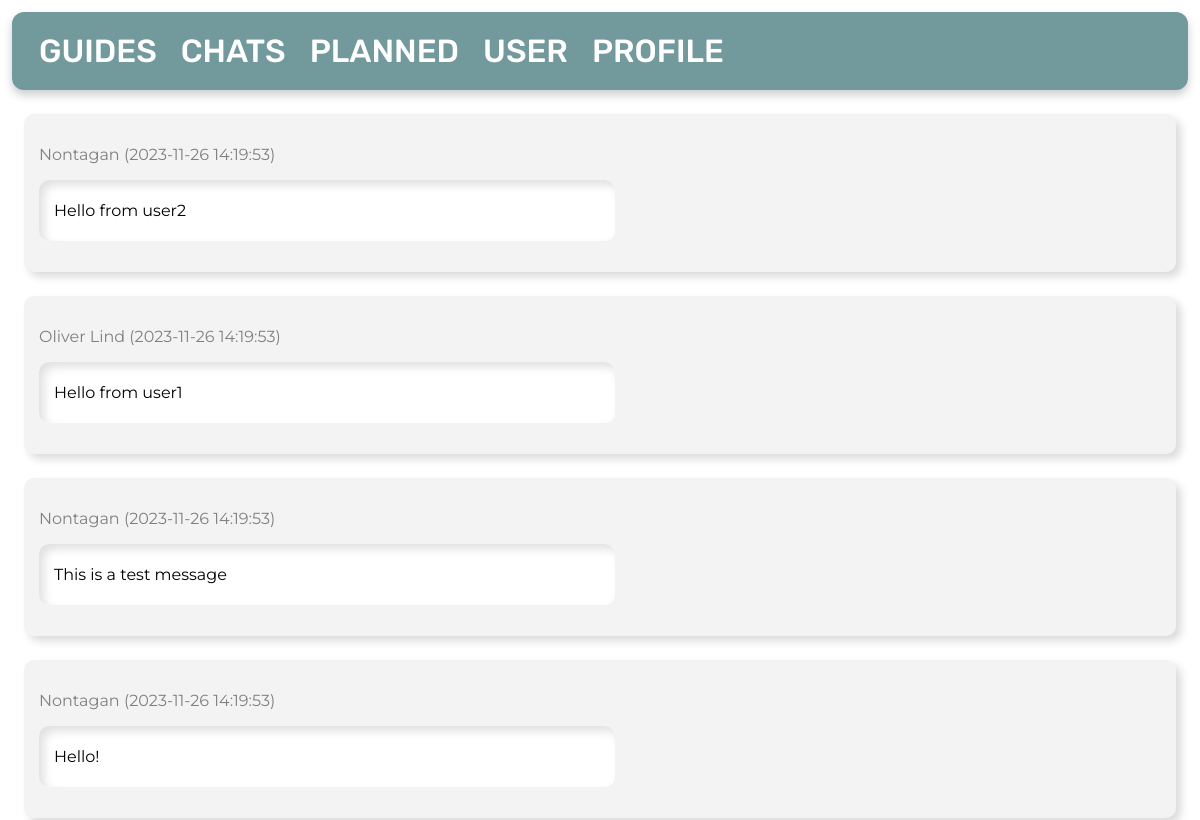
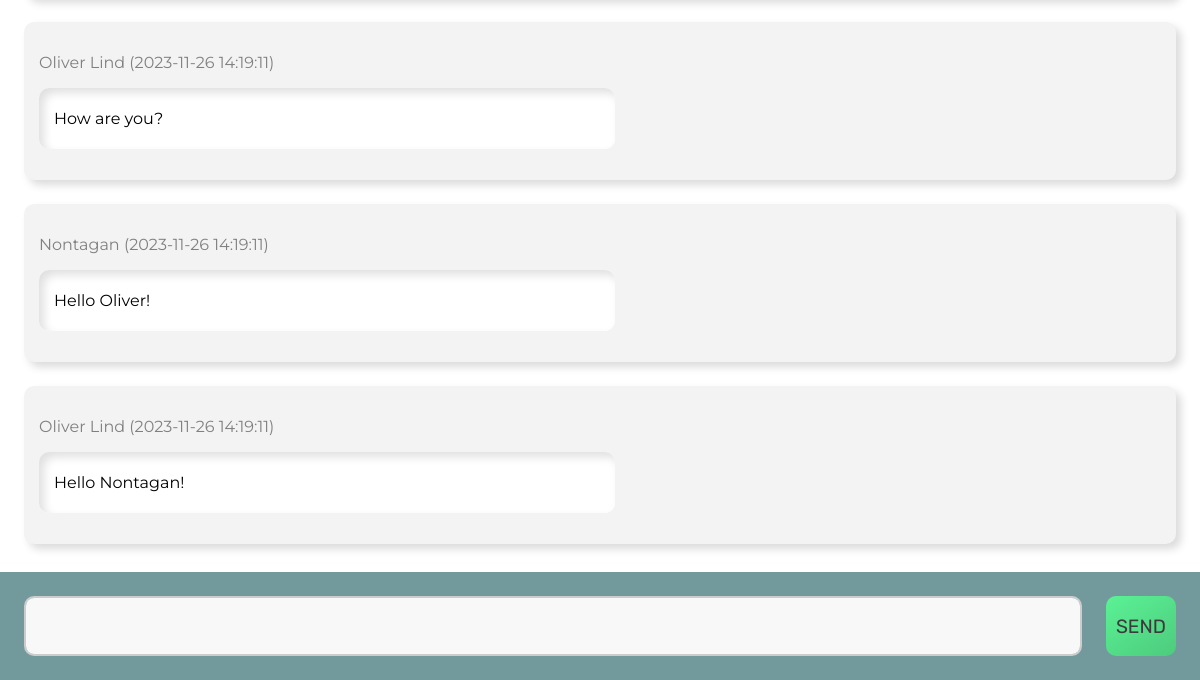
The page /1/message/ on the database as committed earlier (2 pictures, top to bottom).
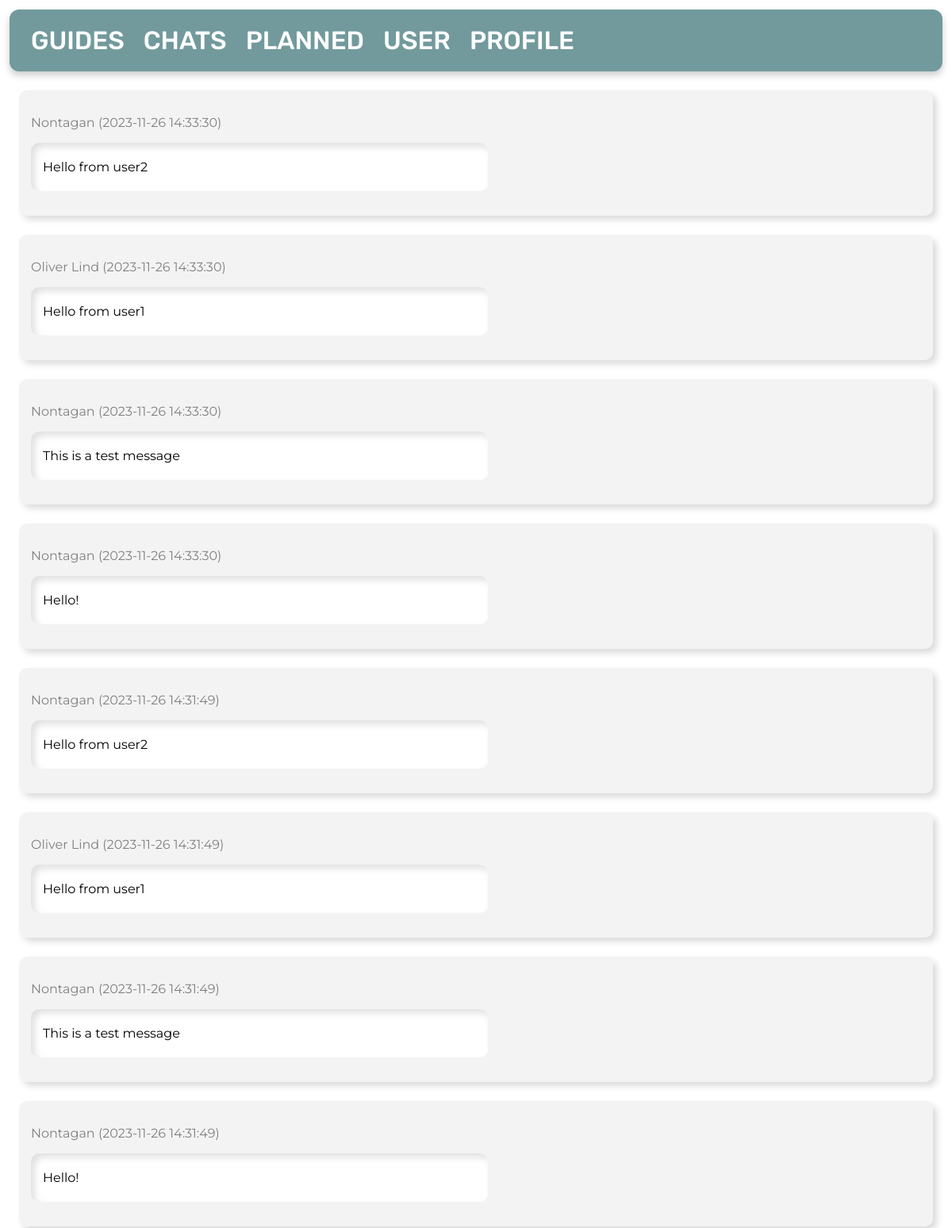
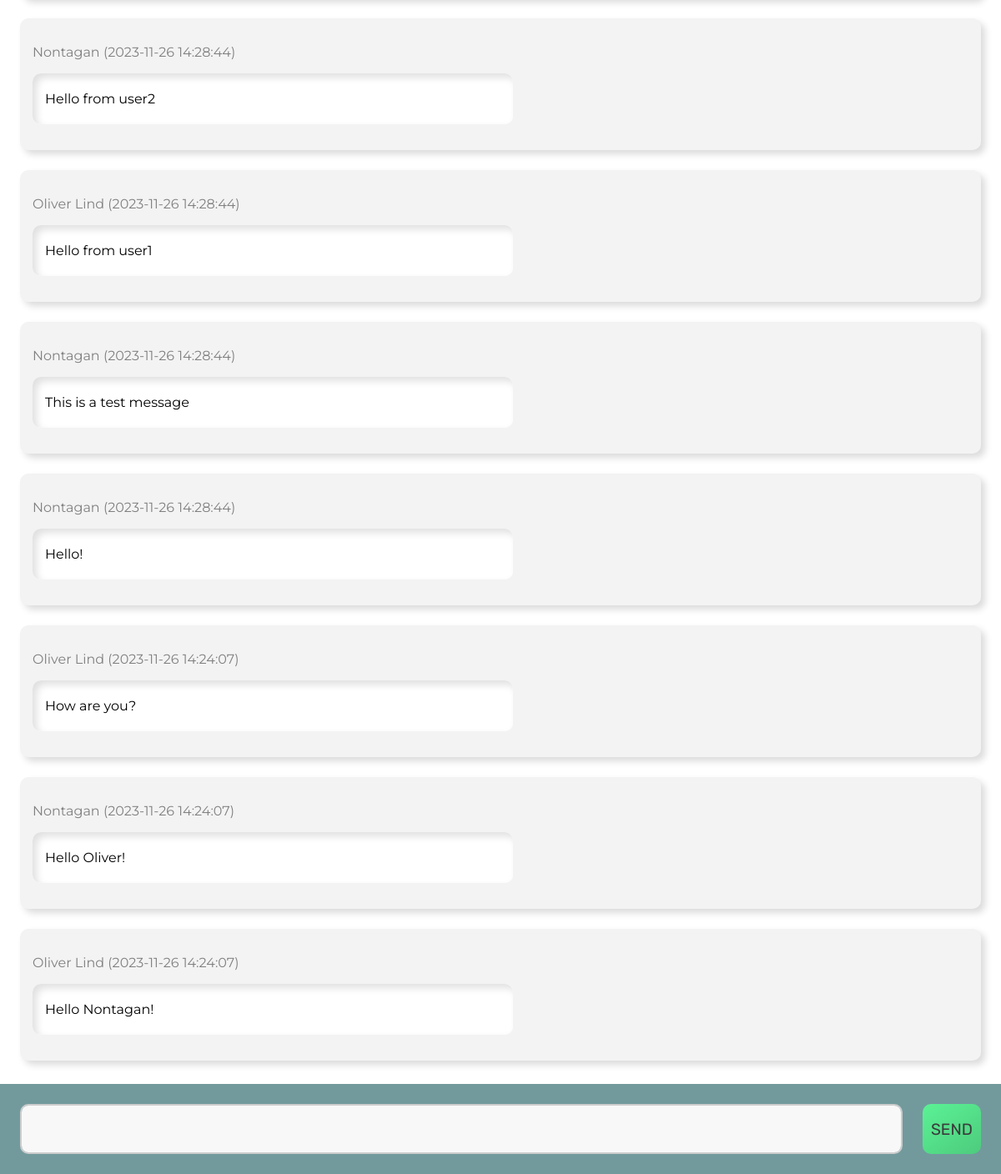
The same page on the database as committed later (2 pictures, top to bottom).
### tables this page shows
CREATE TABLE message
(
    id      INTEGER PRIMARY KEY AUTOINCREMENT,
    content TEXT,
    date    TIMESTAMP NOT NULL DEFAULT CURRENT_TIMESTAMP,
    inChat  INTEGER   NOT NULL,
    byUser  INTEGER   NOT NULL,
    FOREIGN KEY (byUser) REFERENCES user (id),
    FOREIGN KEY (inChat) REFERENCES chat (id)
);

CREATE TABLE user
(
    id        INTEGER PRIMARY KEY AUTOINCREMENT,
    firstname TEXT NOT NULL,
    lastname  TEXT NOT NULL,
    age       INTEGER,
    country   TEXT
);

### app.py (the view, shortened to what this page needs)
@app.route('/<int:id>/message/', methods=('GET', 'POST'))
def message(id):
    global user_id
    db = get_db_connection()
    message = db.execute(
        'SELECT * FROM message, chat, user WHERE chat.id = ? AND message.inChat = chat.id AND user.id = message.byUser ORDER BY message.id DESC',
        (id,)).fetchall()
    return render_template('message.html', message=message)

### app.py (called while the page is built)
def get_db_connection():
    db = sqlite3.connect('database.db')
    db.row_factory = sqlite3.Row
    return db

### templates/message.html
{% extends 'base.html' %}
{% block content %}
    {% for message in message %}
        <div class='post'>
            <p id="date">{{ message['firstname'] }} ({{ message['date'] }})</p>
            <div id="textsec">
                <p>{{ message['content'] }}</p>
            </div>
        </div>
    {% endfor %}
    <form id="message-form" method="post">
        <textarea id="messagearea" name="message" placeholder="Type here">
            {{ request.form['message'] }}
        </textarea>
        <button id="send-button" type="submit">SEND</button>
    </form>
{% endblock %}

Rows that differ between the two databases and show on the page:
added message: firstname "Nontagan", date "2023-11-26 14:33:30", content "Hello from user2"
added message: firstname "Oliver Lind", date "2023-11-26 14:33:30", content "Hello from user1"
added message: firstname "Nontagan", date "2023-11-26 14:33:30", content "This is a test message"
added message: firstname "Nontagan", date "2023-11-26 14:33:30", content "Hello!"
added message: firstname "Nontagan", date "2023-11-26 14:31:49", content "Hello from user2"
added message: firstname "Oliver Lind", date "2023-11-26 14:31:49", content "Hello from user1"
added message: firstname "Nontagan", date "2023-11-26 14:31:49", content "This is a test message"
added message: firstname "Nontagan", date "2023-11-26 14:31:49", content "Hello!"
changed message (number 9 of 15 on the later page): date "2023-11-26 14:19:53" → "2023-11-26 14:28:44"
changed message (number 10 of 15 on the later page): date "2023-11-26 14:19:53" → "2023-11-26 14:28:44"
changed message (number 11 of 15 on the later page): date "2023-11-26 14:19:53" → "2023-11-26 14:28:44"
changed message (number 12 of 15 on the later page): date "2023-11-26 14:19:53" → "2023-11-26 14:28:44"
changed message "How are you?": date "2023-11-26 14:19:11" → "2023-11-26 14:24:07"
changed message "Hello Oliver!": date "2023-11-26 14:19:11" → "2023-11-26 14:24:07"
changed message "Hello Nontagan!": date "2023-11-26 14:19:11" → "2023-11-26 14:24:07"
